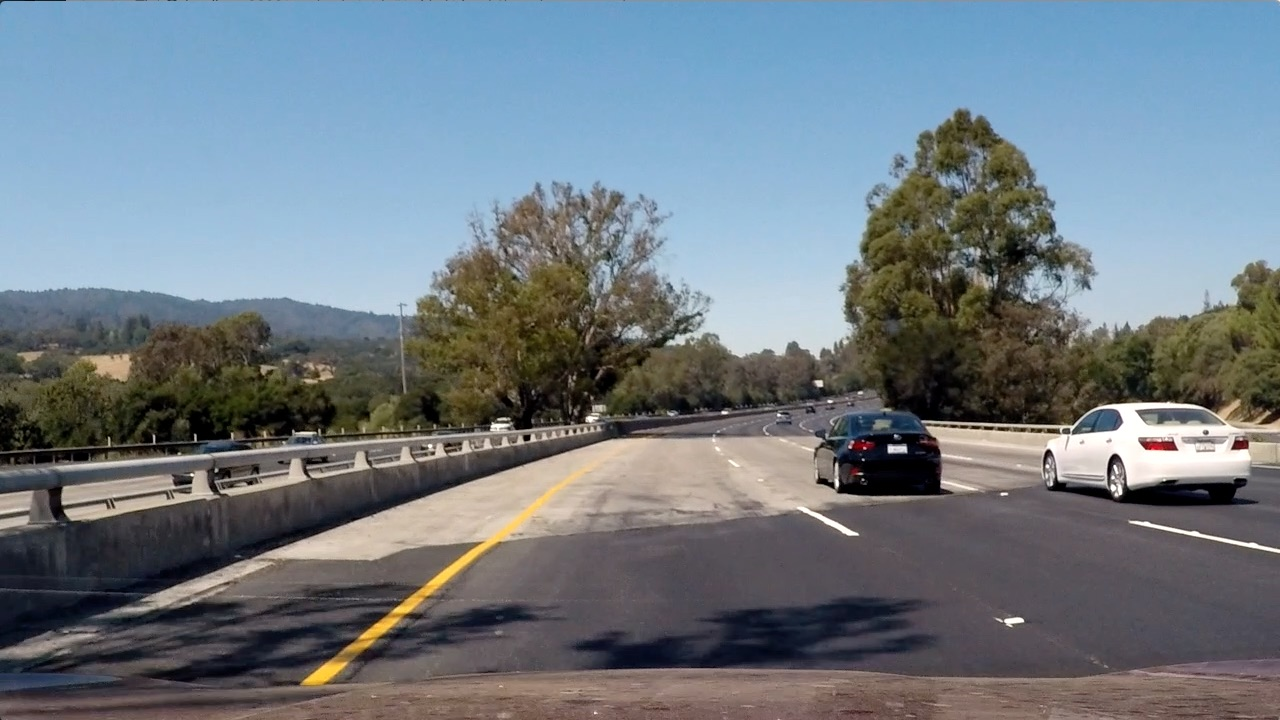
#> input picture P2_Advanced-Lane-Lines/test_images/test4.jpg, 1280 x 720 px
$ jupyter execute --allow-errors 'project(2).ipynb'   (shell and % lines are left out)   (older library calls are emulated)
#> lines starting #> are read from the running program, lines starting #| are printed output that depends on the picture; after the words box and inside, x2 and y2 are one past the last pixel; in counts of white or black regions, pixels touching at a corner belong together
[cell 1]
import numpy as np
import cv2
import glob
import matplotlib.pyplot as plt
import matplotlib.image as mpimg
import math
from moviepy.editor import VideoFileClip
from skimage import morphology
from collections import deque
from math import isnan
from pylab import *
get_ipython().run_line_magic('matplotlib', 'inline')

[cell 2]
#转换灰度图像
def grayscale(img):
    return cv2.cvtColor(img , cv2.COLOR_RGB2GRAY)

#转换HLS图像
def hlsscale(img):
    return cv2.cvgColor(img , cv2.COLOR_RGB2HLS)

#照相机标定函数
def calibrate_camera():
    objp = np.zeros((6*9,3), np.float32)
    objp[:,:2] = np.mgrid[0:9,0:6].T.reshape(-1,2)

    objpoints = []
    imgpoints = []

    images = glob.glob('camera_cal/calibration*.jpg')

    #循环标定每张照片
    for fname in images:
        img = cv2.imread(fname)
        gray = grayscale(img)

        #查找棋盘角点
        ret , corners = cv2.findChessboardCorners(gray , (9,6) , None)
        if ret == True:
            objpoints.append(objp)
            imgpoints.append(corners)

    ret , mtx , dist , rvecs , tvecs = cv2.calibrateCamera(objpoints , imgpoints , gray.shape[::-1] , None , None)
    return mtx , dist


#畸变矫正函数
def undistort(img):
    mtx , dist = calibrate_camera()
    return cv2.undistort(img , mtx , dist , None , mtx)


#一维梯度处理函数
def abs_sobel_thresh(img, orient='x', thresh_min=0, thresh_max=255):
    gray = grayscale(img)

    if orient == 'x':
        abs_sobel = np.absolute(cv2.Sobel(gray, cv2.CV_64F, 1, 0))
    if orient == 'y':
        abs_sobel = np.absolute(cv2.Sobel(gray, cv2.CV_64F, 0, 1))

    scaled_sobel = np.uint8(255*abs_sobel/np.max(abs_sobel))
    binary_output = np.zeros_like(scaled_sobel)
    binary_output[(scaled_sobel >= thresh_min) & (scaled_sobel <= thresh_max)] = 1

    return binary_output

#二维梯度处理函数
def mag_thresh(img, sobel_kernel=3, mag_thresh=(0, 255)):
    gray = grayscale(img)

    sobelx = cv2.Sobel(gray, cv2.CV_64F, 1, 0, ksize=sobel_kernel)
    sobely = cv2.Sobel(gray, cv2.CV_64F, 0, 1, ksize=sobel_kernel)

    gradmag = np.sqrt(sobelx**2 + sobely**2)
    scale_factor = np.max(gradmag)/255
    gradmag = (gradmag/scale_factor).astype(np.uint8)

    binary_output = np.zeros_like(gradmag)
    binary_output[(gradmag >= mag_thresh[0]) & (gradmag <= mag_thresh[1])] = 1

    return binary_output


#梯度方向处理函数
# [10 lines left out: function dir_threshold, not called in this run]

#hls颜色处理函数
def hls_select(img, thresh=(0, 255)):
    hls = cv2.cvtColor(img, cv2.COLOR_RGB2HLS)
    s_channel = hls[:,:,2]
    binary_output = np.zeros_like(s_channel)
    binary_output[(s_channel > thresh[0]) & (s_channel <= thresh[1])] = 1
    return binary_output

[cell 3]
#图像载入区
#test_images/straight_lines1.jpg
#test_images/straight_lines2.jpg
#test_images/test1.jpg
#test_images/test2.jpg
#test_images/test3.jpg
#test_images/test4.jpg
#test_images/test5.jpg
#test_images/test6.jpg
#img = cv2.imread('test_images/straight_lines2.jpg')
img = cv2.imread('test_images/test4.jpg')
#> img is the input picture: shape (720, 1280, 3); mean B, G, R 130.9, 122.7, 112.2
plt.imshow(img)
ysize = img.shape[0]
#> ysize = 720
xsize = img.shape[1]
#> xsize = 1280
temp_img = np.copy(img)
print(ysize,xsize)
#| 720 1280

#> (a cell that did not finish here is left out)

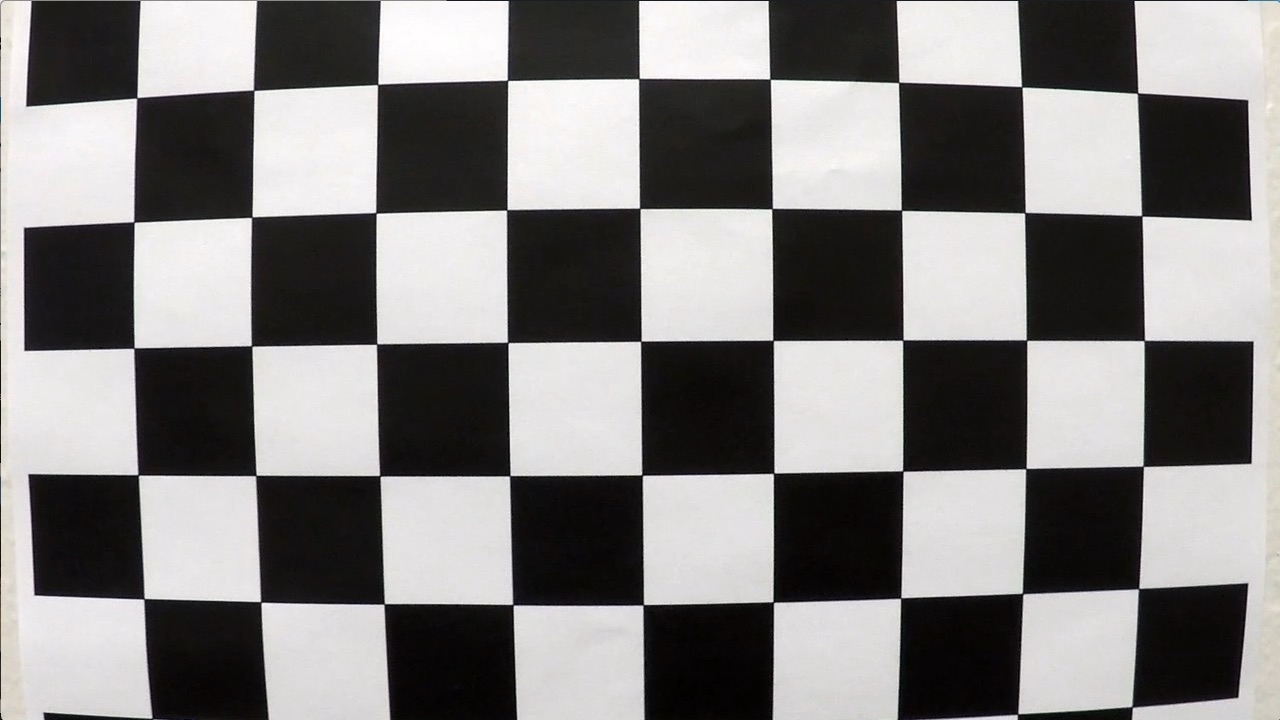
#> input picture P2_Advanced-Lane-Lines/camera_cal/calibration1.jpg, 1280 x 720 px
#> in calibrate_camera, img is the input picture: shape (720, 1280, 3); mean B, G, R 127.8, 128.4, 130.1
#> in calibrate_camera, `ret , corners = cv2.findChessboardCorners(gray , (9,6) , None)`: ret = False; corners = None
undist = np.copy(img)
plt.imshow(img)
#cv2.imwrite('camera_cal/result.jpg' , img)

[cell 5]
#sobel调试区
gradx = abs_sobel_thresh(img , 'x' , 50 , 255)
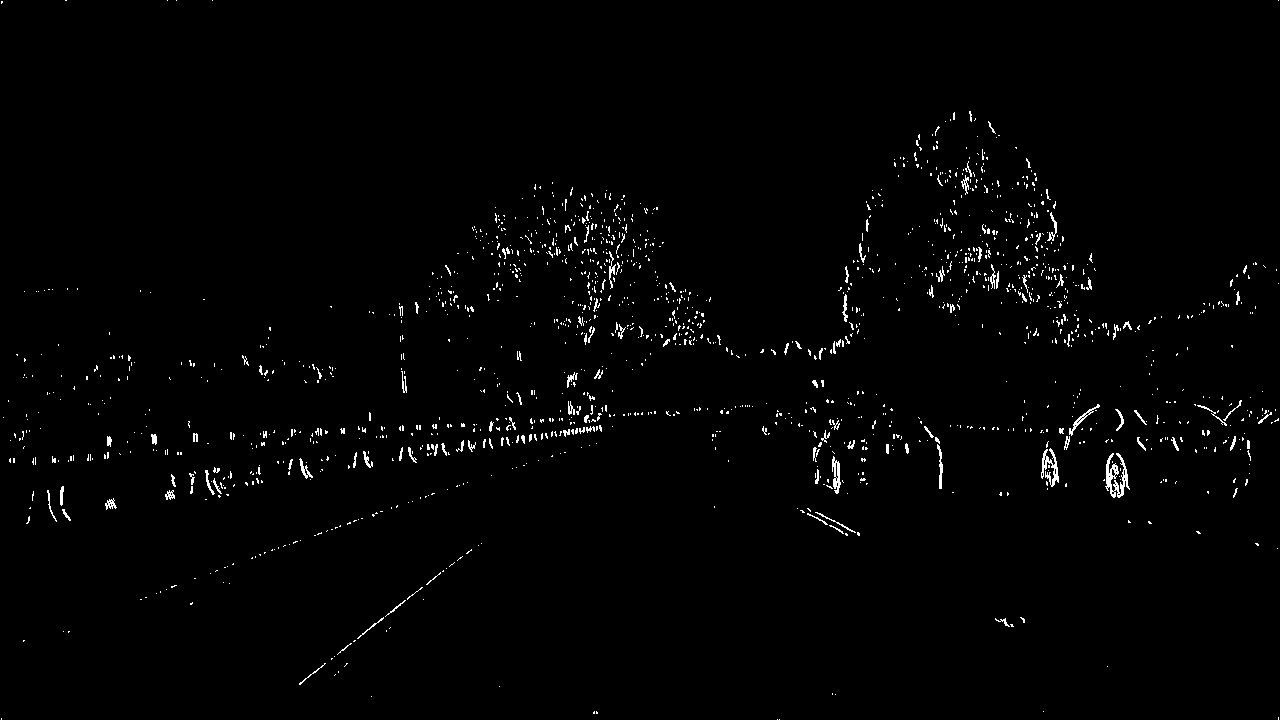
#> gradx: shape (720, 1280); values 0 (black) and 1 (white), 1.3% white in thin lines or dots
plt.imshow(gradx)
#grady = abs_sobel_thresh(img , 'y' , 40 , 250)

[cell 6]
mag_binary = mag_thresh(img , 3 , (50 , 255))
#> in mag_thresh, `scale_factor = np.max(gradmag)/255`: scale_factor = 3.59
#> mag_binary: shape (720, 1280); values 0 (black) and 1 (white), 4.5% white in thin lines or dots
plt.imshow(mag_binary)

[cell 7]
#
#dir_binary = dir_threshold(img , 3 , (0.7 , 1.3))
#plt.imshow(dir_binary)

[cell 8]
combined = np.zeros_like(gradx)
#combined[((gradx == 1) & (grady == 1)) | ((mag_binary == 1) & (dir_binary == 1))] = 1
combined[(gradx == 1) | (mag_binary == 1)] = 1
plt.imshow(combined)

[cell 9]
hls_binary = hls_select(img, thresh=(150, 255))
#> in hls_select, `hls = cv2.cvtColor(img, cv2.COLOR_RGB2HLS)`: hls: shape (720, 1280, 3); mean of channels 0, 1, 2 69.6, 121.4, 71.8
#> hls_binary: shape (720, 1280); values 0 (black) and 1 (white), 2.9% white; 1144 white regions (968 under 20 px), largest, box (x1, y1, x2, y2) and area: (1067, 403, 1250, 484) 4671, (838, 434, 940, 495) 2632, (351, 465, 592, 651) 2566
plt.imshow(hls_binary)

[cell 10]
#
final_binary = np.zeros_like(hls_binary)
final_binary[(combined == 1) | (hls_binary == 1)] = 1
plt.imshow(final_binary)

[cell 11]
#函数区
#区域选择函数
def region_of_interest(img, vertices):

    mask = np.zeros_like(img)

    if len(img.shape) > 2:
        channel_count = img.shape[2]
        ignore_mask_color = (255,) * channel_count
    else:
        ignore_mask_color = 255

    cv2.fillPoly(mask, vertices, ignore_mask_color)

    masked_image = cv2.bitwise_and(img, mask)
    return masked_image

[cell 12]
left_x_scale = 440/1280
right_x_scale = 840/1280
up_y_scale = 450/720
vertices = np.array([[(0,ysize) , (left_x_scale * xsize , up_y_scale * ysize) , (right_x_scale * xsize , up_y_scale * ysize) , (xsize,ysize)]] , dtype=np.int32)
masked_image = region_of_interest(final_binary , vertices)
#> in region_of_interest, `cv2.fillPoly(mask, vertices, ignore_mask_color)`: mask: shape (720, 1280); 24.6% white; 1 white region, box (x1, y1, x2, y2) and area: (1, 450, 1280, 720) 226970
#> in region_of_interest, `masked_image = cv2.bitwise_and(img, mask)`: img: shape (720, 1280); values 0 (black) and 1 (white), 7.3% white; 2127 white regions (1825 under 20 px), largest, box (x1, y1, x2, y2) and area: (815, 375, 1280, 507) 17074, (35, 393, 645, 473) 5310, (47, 424, 605, 523) 5238
plt.imshow(masked_image)

[cell 13]
#函数区
#透视转换函数
def perspective(img , src , dst):
    M = cv2.getPerspectiveTransform(src , dst)
    Minv = cv2.getPerspectiveTransform(dst , src)
    img_size = (img.shape[1], img.shape[0])
    warped = cv2.warpPerspective(img, M, img_size, flags=cv2.INTER_LINEAR)
    return warped , M , Minv

[cell 14]
#选择四个点

src = np.float32([[244,686] , [581,459] , [704,459] , [1054,678]])
dst = np.float32([[244,686] , [244,0] , [1054,0] , [1054,678]])

#warped_img = perspective(temp_img , src , dst)
warped_img , M , Minv = perspective(masked_image , src , dst)
#> in perspective, `warped = cv2.warpPerspective(img, M, img_size, flags=cv2.INTER_LINEAR)`: img: shape (720, 1280); values 0 (black) and 1 (white), 1.2% white; 308 white regions (274 under 20 px), largest, box (x1, y1, x2, y2) and area: (286, 465, 592, 655) 3496, (815, 456, 916, 497) 1043, (280, 450, 576, 549) 842
plt.imshow(warped_img)

[cell 15]
#函数区
def hist(img):
    bottom_half = img[img.shape[0]//2:,:]
    histogram = np.sum(bottom_half, axis=0)
    return histogram

#确认最终车道线的像素点
def find_lane_pixels(binary_warped):
    histogram = hist(binary_warped)
    out_img = np.dstack((binary_warped, binary_warped, binary_warped))*255

    midpoint = np.int(histogram.shape[0]//2)
    leftx_base = np.argmax(histogram[:midpoint])
    rightx_base = np.argmax(histogram[midpoint:]) + midpoint
    #计算车辆的中心位置
    center_position = (rightx_base - leftx_base) / 2 + leftx_base

    #滑动窗口参数
    nwindows = 9
    margin = 80
    minpix = 50
    window_height = np.int(binary_warped.shape[0]//nwindows)

    nonzero = binary_warped.nonzero()
    nonzeroy = np.array(nonzero[0])
    nonzerox = np.array(nonzero[1])

    leftx_current = leftx_base
    rightx_current = rightx_base
    left_lane_inds = []
    right_lane_inds = []

    for window in range(nwindows):
        #标记window位置
        win_y_low = binary_warped.shape[0] - (window+1)*window_height
        win_y_high = binary_warped.shape[0] - window*window_height
        win_xleft_low = leftx_current - margin
        win_xleft_high = leftx_current + margin
        win_xright_low = rightx_current - margin
        win_xright_high = rightx_current + margin

        cv2.rectangle(out_img,(win_xleft_low,win_y_low),(win_xleft_high,win_y_high),(0,255,0), 2)
        cv2.rectangle(out_img,(win_xright_low,win_y_low),(win_xright_high,win_y_high),(0,255,0), 2)
        #plt.imshow(out_img)

        good_left_inds = ((nonzeroy >= win_y_low) & (nonzeroy < win_y_high) & (nonzerox >= win_xleft_low) &  (nonzerox < win_xleft_high)).nonzero()[0]
        good_right_inds = ((nonzeroy >= win_y_low) & (nonzeroy < win_y_high) & (nonzerox >= win_xright_low) &  (nonzerox < win_xright_high)).nonzero()[0]
        left_lane_inds.append(good_left_inds)
        right_lane_inds.append(good_right_inds)

        if len(good_left_inds) > minpix:
            leftx_current = np.int(np.mean(nonzerox[good_left_inds]))
        if len(good_right_inds) > minpix:
            rightx_current = np.int(np.mean(nonzerox[good_right_inds]))

    left_lane_inds = np.concatenate(left_lane_inds)
    right_lane_inds = np.concatenate(right_lane_inds)
    leftx = nonzerox[left_lane_inds]
    lefty = nonzeroy[left_lane_inds]
    rightx = nonzerox[right_lane_inds]
    righty = nonzeroy[right_lane_inds]

    return leftx, lefty, rightx, righty, out_img , center_position

#计算多项式拟合参数
def fit_polynomial(leftx , lefty , rightx , righty , out_img):
    #leftx, lefty, rightx, righty, out_img = find_lane_pixels(binary_warped)

    ym_per_pix = 40/720
    xm_per_pix = 3.7/700

    left_fit_real = np.polyfit(lefty * ym_per_pix , leftx * xm_per_pix , 2)
    right_fit_real = np.polyfit(righty * ym_per_pix , rightx * xm_per_pix , 2)
    left_fit = np.polyfit(lefty , leftx , 2)
    right_fit = np.polyfit(righty , rightx , 2)

    ploty = np.linspace(0, out_img.shape[0]-1, out_img.shape[0] )
    try:
        left_fitx = left_fit[0]*ploty**2 + left_fit[1]*ploty + left_fit[2]
        right_fitx = right_fit[0]*ploty**2 + right_fit[1]*ploty + right_fit[2]
    except TypeError:
        print('The function failed to fit a line!')
        left_fitx = 1*ploty**2 + 1*ploty
        right_fitx = 1*ploty**2 + 1*ploty

    out_img[lefty, leftx] = [255, 0, 0]
    out_img[righty, rightx] = [0, 0, 255]

    plt.plot(left_fitx, ploty, color='blue')
    plt.plot(right_fitx, ploty, color='blue')

    return out_img , left_fit , right_fit , ploty , left_fitx , right_fitx , left_fit_real , right_fit_real


#计算曲率
def measure_curvature_pixels(left_fit , right_fit , ploty):
    #out_img , left_fit , right_fit , ploty = fit_polynomial(binary_warped)
    y_eval = np.max(ploty)

    ym_per_pix = 40/720
    xm_per_pix = 3.7/700

    #left_curverad_real = ((1 + (2*left_fit[0]*y_eval*ym_per_pix + left_fit[1])**2)**1.5) / np.absolute(2*left_fit[0])
    #right_curverad_real = ((1 + (2*right_fit[0]*y_eval*ym_per_pix + right_fit[1])**2)**1.5) / np.absolute(2*right_fit[0])
    left_curverad = ((1 + (2*left_fit[0]*y_eval + left_fit[1])**2)**1.5) / np.absolute(2*left_fit[0])
    right_curverad = ((1 + (2*right_fit[0]*y_eval + right_fit[1])**2)**1.5) / np.absolute(2*right_fit[0])

    return left_curverad , right_curverad

[cell 16]
# [6 lines of commented-out code are left out]

[cell 17]
leftx , lefty , rightx , righty , out_img , center_position = find_lane_pixels(warped_img)
#> in find_lane_pixels, `histogram = hist(binary_warped)`: binary_warped: shape (720, 1280); values 0 (black) and 1 (white), 4.1% white; 197 white regions (154 under 20 px), largest, box (x1, y1, x2, y2) and area: (0, 98, 391, 670) 23742, (1154, 0, 1234, 127) 4527, (1057, 432, 1153, 529) 4252
#> center_position = 709
out_img , left_fit , right_fit , ploty , left_fitx , right_fitx , left_fit_real , right_fit_real = fit_polynomial(leftx , lefty , rightx , righty , out_img)
#> in fit_polynomial, `out_img[righty, rightx] = [0, 0, 255]`:
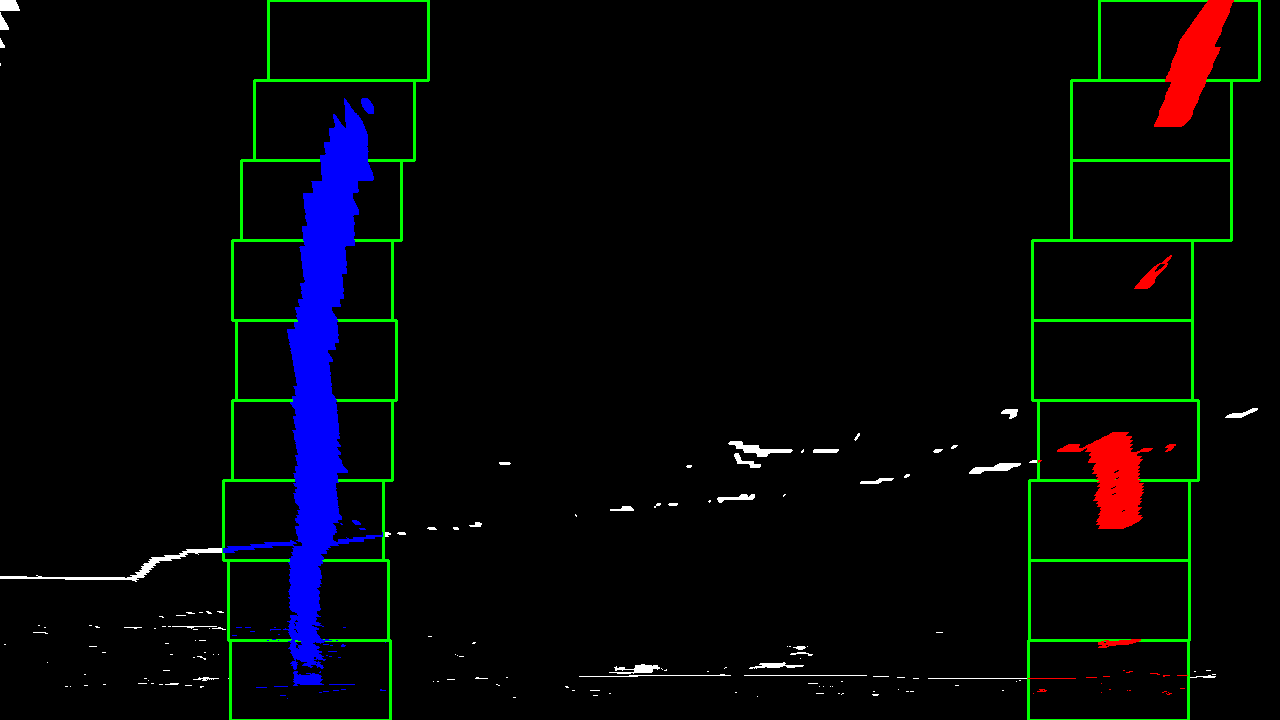
#> out_img: shape (720, 1280, 3); mean of channels 0, 1, 2 7.8, 5.8, 3.9; drawn as B, G, R
#> left_fit = [0.000182, -0.213, 370]; right_fit = [0.000293, -0.346, 1213.6]; ploty = 720 values from 0 to 719; left_fitx = 720 values, max 370 at index 0, min 307.8 at index 585, mean 324.9; right_fitx = 720 values, max 1213.6 at index 0, min 1111.6 at index 590, mean 1139.8; left_fit_real = [0.000312, -0.0202, 1.96]; right_fit_real = [0.000502, -0.0329, 6.41]
left_curverad , right_curverad = measure_curvature_pixels(left_fit , right_fit , ploty)
#> in measure_curvature_pixels, `y_eval = np.max(ploty)`: y_eval = 719
#> in measure_curvature_pixels, `left_curverad = ((1 + (2*left_fit[0]*y_eval + left_fit[1])**2)**1.5) /..`: left_curverad = 2756.3
#> in measure_curvature_pixels, `right_curverad = ((1 + (2*right_fit[0]*y_eval + right_fit[1])**2)**1.5..`: right_curverad = 1720.4
#> left_curverad = 2756.3; right_curverad = 1720.4
left_curverad_real , right_curverad_real = measure_curvature_pixels(left_fit_real , right_fit_real , ploty)
#> left_curverad_real = 2064.1; right_curverad_real = 1783.7
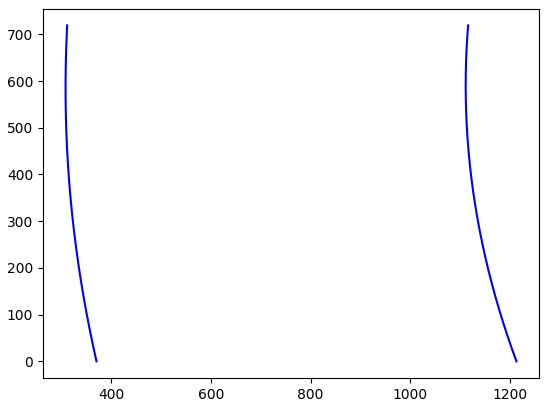
#> figure drawn by matplotlib, 1 panel

[cell 18]
#画车道区域覆盖图
warp_zero = np.zeros_like(warped_img).astype(np.uint8)
color_warp = np.dstack((warp_zero, warp_zero, warp_zero))

pts_left = np.array([np.transpose(np.vstack([left_fitx, ploty]))])
#> pts_left = 720 pairs, first value 307.8 to 370, second value 0 to 719
pts_right = np.array([np.flipud(np.transpose(np.vstack([right_fitx, ploty])))])
#> pts_right = 720 pairs, first value 1111.6 to 1213.6, second value 0 to 719
pts = np.hstack((pts_left, pts_right))
#> pts = 1440 pairs, first value 307.8 to 1213.6, second value 0 to 719

cv2.fillPoly(color_warp, np.int_([pts]), (0,255, 0))

newwarp = cv2.warpPerspective(color_warp, Minv, (xsize , ysize))
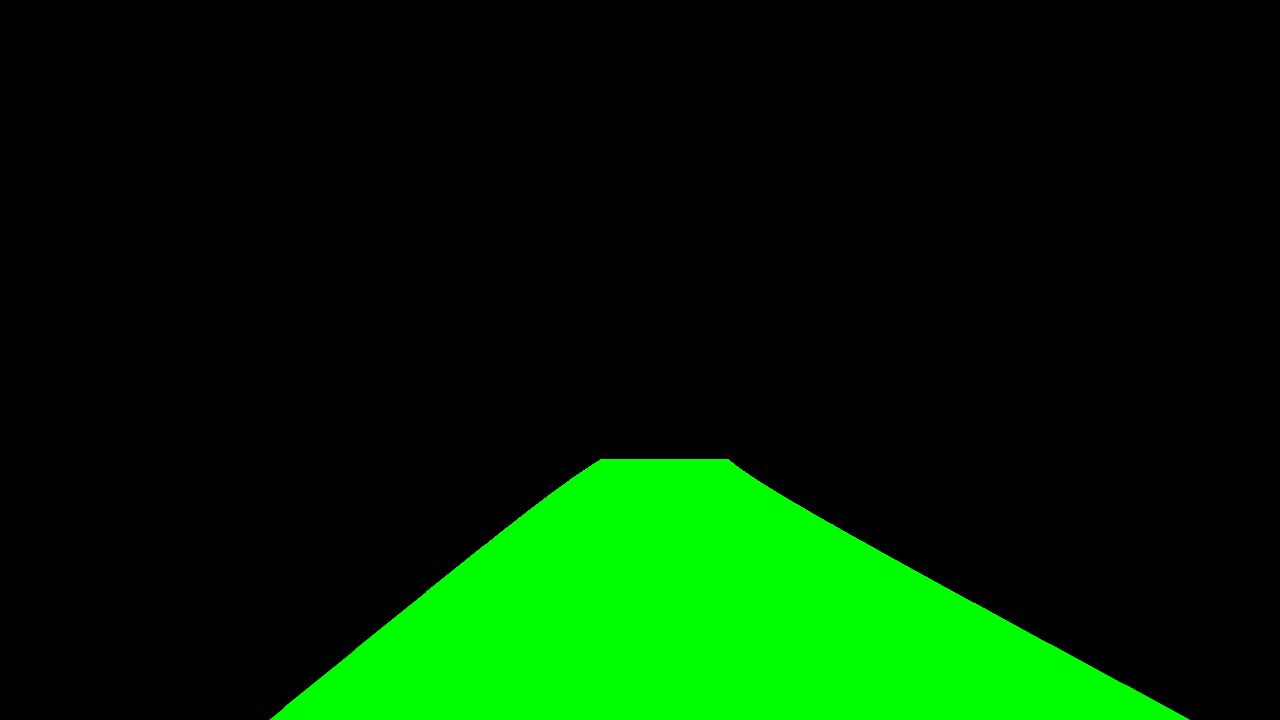
#> newwarp: shape (720, 1280, 3); mean of channels 0, 1, 2 0, 37.7, 0; drawn as B, G, R
# Combine the result with the original image
#> (the rest of this cell did not finish here and is left out)
